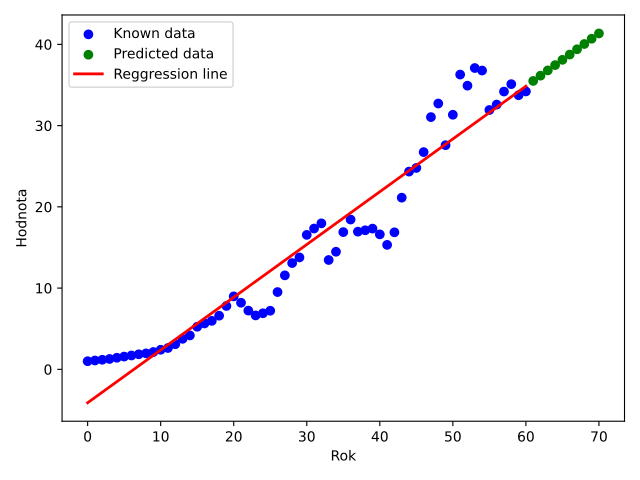

Python code for this plot:
#!.venv/bin/python

import numpy as np
from matplotlib import pyplot as plt
from sklearn.linear_model import LinearRegression

from utils import get_data

NAME = __file__.split('/')[-1].split('.')[-2]
PREDICTED_VALUES = 10

if __name__ == '__main__':
    years, values = get_data(filename='jjnt_wb_hdp_swe.csv')

    # Apply linear regression
    reg = LinearRegression().fit(years, values)  # start regression (X and y are both column vectors)

    # Get fitted line
    slope = reg.coef_[0][0]
    intercept = reg.intercept_[0]
    fittedline = slope * years + intercept

    # Get predictions
    preds = {'year': [], 'value': []}
    for year in range(61, 61 + PREDICTED_VALUES):
        value = reg.predict(np.array([year])[::, None])[0][0]
        preds['year'].append(year)
        preds['value'].append(value)

    # Get plot
    fig, ax = plt.subplots()

    ax.scatter(x=list(years), y=list(values), color='blue', label='Known data')
    ax.scatter(preds['year'], preds['value'], color='green', label='Predicted data')
    ax.plot(years, fittedline, color='red', label='Reggression line', linewidth=2)

    ax.set_xlabel('Rok')
    ax.set_ylabel('Hodnota')
    ax.legend()

    fig.tight_layout()
    plt.savefig('{}.pdf'.format(NAME))
